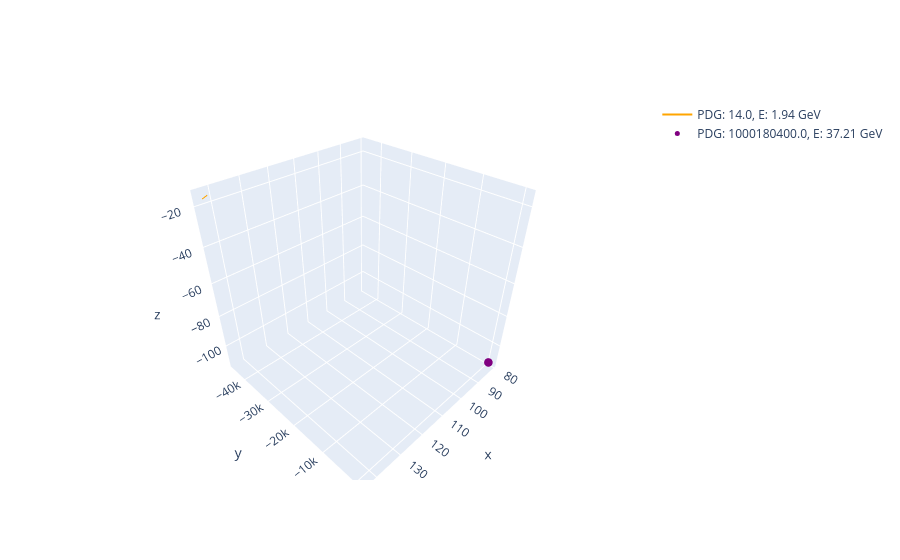
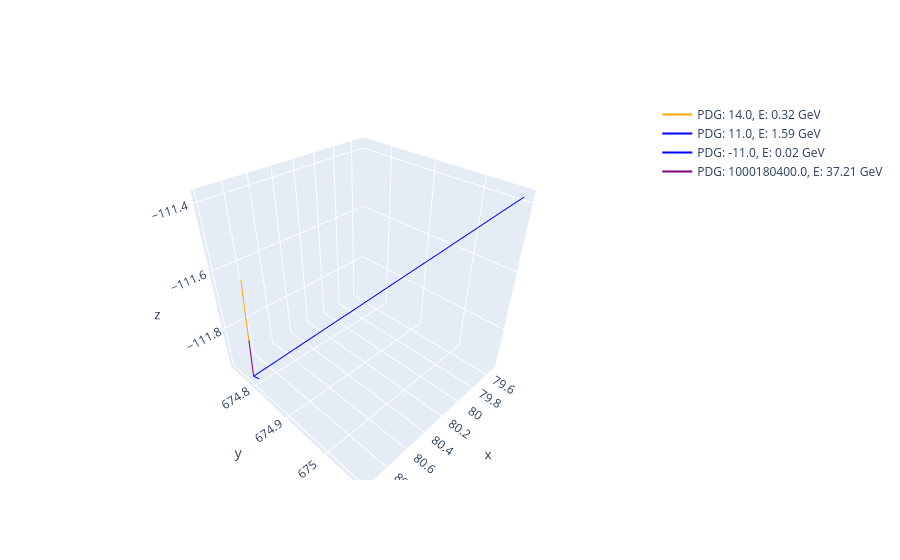

Write notebook code for charts like these, in order.
### Code cell
def plot_event(event):
    initial_state = event.query('State == 3')
    final_state = event.query('State == 1')


    fig = go.Figure()

    px_tot, py_tot, pz_tot, E_tot = 0, 0, 0, 0
    for _, particle in initial_state.iterrows():
        px, py, pz, E = particle['px'], particle['py'], particle['pz'], particle['E']
        vtx_x, vtx_y, vtx_z, vtx_t = particle['vtx_x'], particle['vtx_y'], particle['vtx_z'], particle['vtx_t']

        color = color_dict.get(np.abs(particle['PDG']), 'black')

        if (px != 0 or py != 0 or pz != 0):
            fig.add_trace(go.Scatter3d(
                x=[vtx_x, vtx_x-px],
                y=[vtx_z, vtx_z-pz],
                z=[vtx_y, vtx_y-py],
                mode='lines',
                line=dict(width=2, color=color),
                name=f'PDG: {particle["PDG"]}, E: {E:.2f} GeV'
            ))

        else:
            fig.add_trace(go.Scatter3d(
                x=[vtx_x],
                y=[vtx_z],
                z=[vtx_y],
                mode='markers',
                marker=dict(size=5, color=color),
                name=f'PDG: {particle["PDG"]}, E: {E:.2f} GeV'
            ))
        px_tot += px
        py_tot += py
        pz_tot += pz
        E_tot += E

    # fig.update_scenes(aspectmode='data')
    fig.show()
    print(f'Total Momentum: ({px_tot:.4f}, {py_tot:.4f}, {pz_tot:.4f}) GeV')
    print(f'Total Energy: {E_tot:.4f} GeV')

    fig = go.Figure()

    px_tot, py_tot, pz_tot, E_tot = 0, 0, 0, 0
    for _, particle in final_state.iterrows():
        px, py, pz, E = particle['px'], particle['py'], particle['pz'], particle['E']
        vtx_x, vtx_y, vtx_z, vtx_t = particle['vtx_x'], particle['vtx_y'], particle['vtx_z'], particle['vtx_t']

        color = color_dict.get(np.abs(particle['PDG']), 'black')

        fig.add_trace(go.Scatter3d(
            x=[vtx_x, vtx_x+px],
            y=[vtx_z, vtx_z+pz],
            z=[vtx_y, vtx_y+py],
            mode='lines',
            line=dict(width=2, color=color),
            name=f'PDG: {particle["PDG"]}, E: {E:.2f} GeV'
        ))
        px_tot += px
        py_tot += py
        pz_tot += pz
        E_tot += E

    # fig.update_scenes(aspectmode='data')
    fig.show()

    print(f'Total Momentum: ({px_tot:.4f}, {py_tot:.4f}, {pz_tot:.4f}) GeV')
    print(f'Total Energy: {E_tot:.4f} GeV')

event_no = 1
df = trident_iso.copy(deep=True)

event = df.groupby('Event').get_group(event_no)

plot_event(event)

### Figure 1 — Plotly figure (JSON) as saved in the notebook; plotly's stock layout.template omitted (floating-point values rounded to 4 significant figures)
{"data": [{"line": {"color": "orange", "width": 2}, "mode": "lines", "name": "PDG: 14.0, E: 1.94 GeV", "type": "scatter3d", "x": [141.7, 143.3], "y": [-45160.0, -45160.0], "z": [-15.47, -16.43]}, {"marker": {"color": "purple", "size": 5}, "mode": "markers", "name": "PDG: 1000180400.0, E: 37.21 GeV", "type": "scatter3d", "x": [80.98], "y": [674.8], "z": [-111.9]}], "layout": {}}

### Figure 2 — Plotly figure (JSON) as saved in the notebook; plotly's stock layout.template omitted (floating-point values rounded to 4 significant figures)
{"data": [{"line": {"color": "orange", "width": 2}, "mode": "lines", "name": "PDG: 14.0, E: 0.32 GeV", "type": "scatter3d", "x": [80.98, 80.82], "y": [674.8, 674.7], "z": [-111.9, -111.7]}, {"line": {"color": "blue", "width": 2}, "mode": "lines", "name": "PDG: 11.0, E: 1.59 GeV", "type": "scatter3d", "x": [80.98, 79.51], "y": [674.8, 675.1], "z": [-111.9, -111.4]}, {"line": {"color": "blue", "width": 2}, "mode": "lines", "name": "PDG: -11.0, E: 0.02 GeV", "type": "scatter3d", "x": [80.98, 80.96], "y": [674.8, 674.8], "z": [-111.9, -111.9]}, {"line": {"color": "purple", "width": 2}, "mode": "lines", "name": "PDG: 1000180400.0, E: 37.21 GeV", "type": "scatter3d", "x": [80.98, 80.96], "y": [674.8, 674.8], "z": [-111.9, -111.8]}], "layout": {}}
